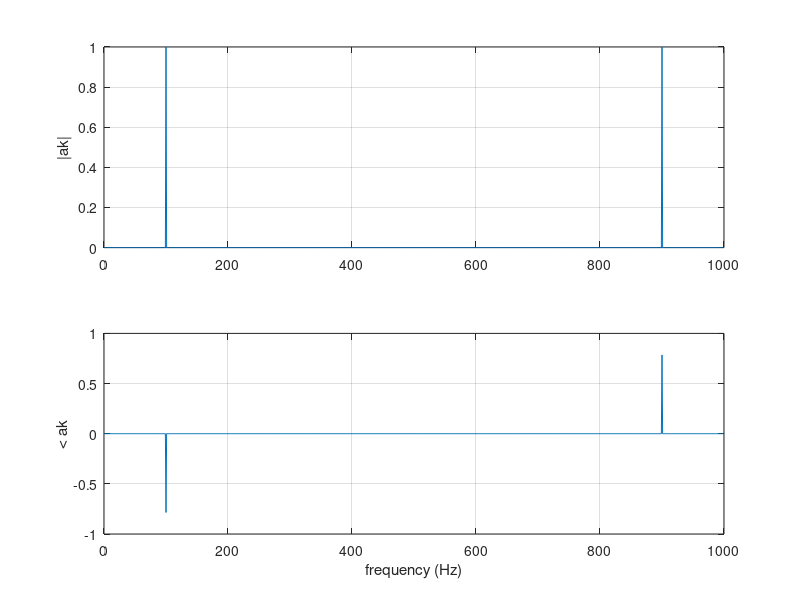
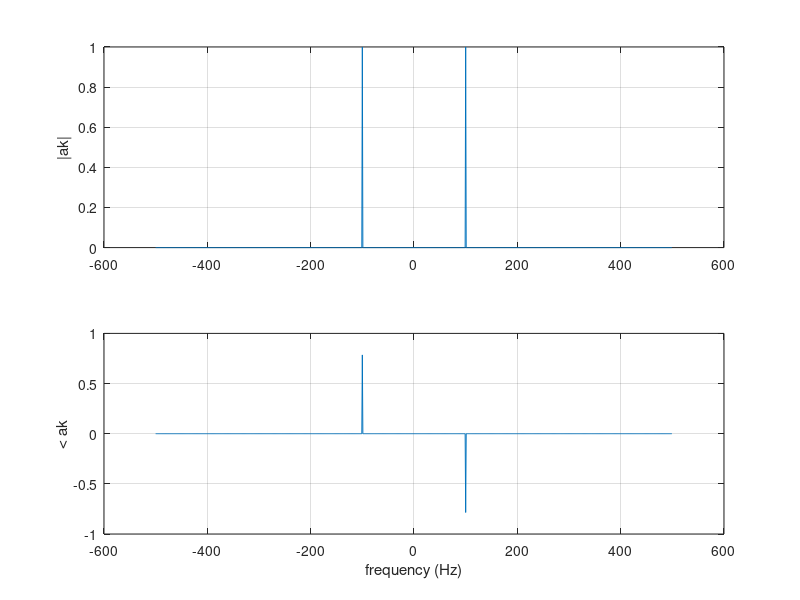

MATLAB code to generate these figures, in order: (Note: this script raises an error after producing the figures.)
%% FFT
fs=1e3;                                     % sampling frequency = 1e3 = 103
t=0:1/fs:1-1/fs;                          % time index
x=2*cos(200*pi*t-pi/4);                   % sampled x  
ak=fft(x)/length(x);                      % obtain the FS coefficients using fft 
% Compare the following expression (help fft) with the analysis equation (DTFS) 

akp=angle(ak).*(abs(ak)>0.001);           % phase of ak
% You may ignore the phase if the magnitude is too small, say less than 0.001. 
f=[0:length(x)-1]*fs/length(x);           % frequency index (0 to fs) 
figure(1); 
subplot(211); plot(f,abs(ak)); ylabel('|ak|');  grid;    % plot |ak|   (magnitude of FS) 
subplot(212); plot(f,akp); ylabel('< ak'); grid;     % plot < ak  (phase of FS) 
xlabel('frequency (Hz)');

f1=f-fs/2;              % shift the frequency index ( fs/2 to fs/2)
figure(2);               
subplot(211); plot(f1,fftshift(abs(ak))); 
ylabel('|ak|'); grid;   % plot |ak|  (magnitude of FS) 
subplot(212); plot(f1,fftshift(akp));
ylabel('< ak'); grid;     % plot < ak  (phase of FS) 
xlabel('frequency (Hz)'); 

%%%%%%%%%
%%  example1
[x,fs]=audioread('sample3.wav');        % sampled periodic signal
t=[0:length(x)-1]/fs;                 % time index
  
  figure(3); 
subplot(311); plot(t(1:400), x(1:400)); grid;      % Only show the first 400 points
ylabel('x(t)'); 
ak=fft(x)/length(x);                  % obtain ak for the sampled signal 
f=[-length(x)/2:length(x)/2-1]*fs/length(x);          % frequency index
a=(abs(ak)>0.001).*angle(ak);                        % phase of ak  
    
figure(4); 
subplot(211); plot(f,abs(fftshift(ak))); ylabel('|ak|'); grid;  % plot magnitude of FS vs frequency index 
subplot(212); plot(f,fftshift(a)); ylabel('< ak'); grid;    % plot phase of FS vs frequency index 
xlabel('f (Hz)') 

%%%%%%%%%
%% filter:
[B1,A1] = butter(6, 0.04);           %  filter 1 (lowpass)      N = 6    Wn = 0.04
[H1,fh] = freqz(B1,A1,1e3,fs);          %  Use 1000 points (1e3) to represent H1
[B2,A2] = butter(6, [0.05  0.2]);          %  filter 2 (bandpass)   N = 6    Wn = [0.05  0.2] 
[H2,fh] = freqz(B2,A2,1e3,fs);          %  Use 1000 points (1e3) to represent H2
figure(5) 
subplot(211); plot(fh,abs(H1)); axis([0 fs/2 0 1.2]); grid; ylabel('|H1|');    % magnitude
subplot(212); plot(fh,angle(H1)); axis([0 fs/2 -pi pi]); grid; ylabel('< H1');  % phase
xlabel('f (Hz)'); 
  
figure(6) 
subplot(211); plot(fh,abs(H2)); axis([0 fs/2 0 1.2]); grid; ylabel('|H2|');    % magnitude
subplot(212); plot(fh,angle(H2)); axis([0 fs/2 -pi pi]); grid; ylabel('< H2');  % phase
xlabel('f (Hz)'); 

y1=filter(B1,A1,x);             % x is applied to filter 1 and y1 is the output
y2=filter(B2,A2,x);            % x is applied to filter 2 and y2 is the output
figure(3) 
subplot(312); plot(t(1:400),y1(1:400)); grid;       % plot y1
ylabel('y1(t)'); 
subplot(313); plot(t(1:400),y2(1:400)); grid;      % plot y2
ylabel('y2(t)'); xlabel('time (s)');